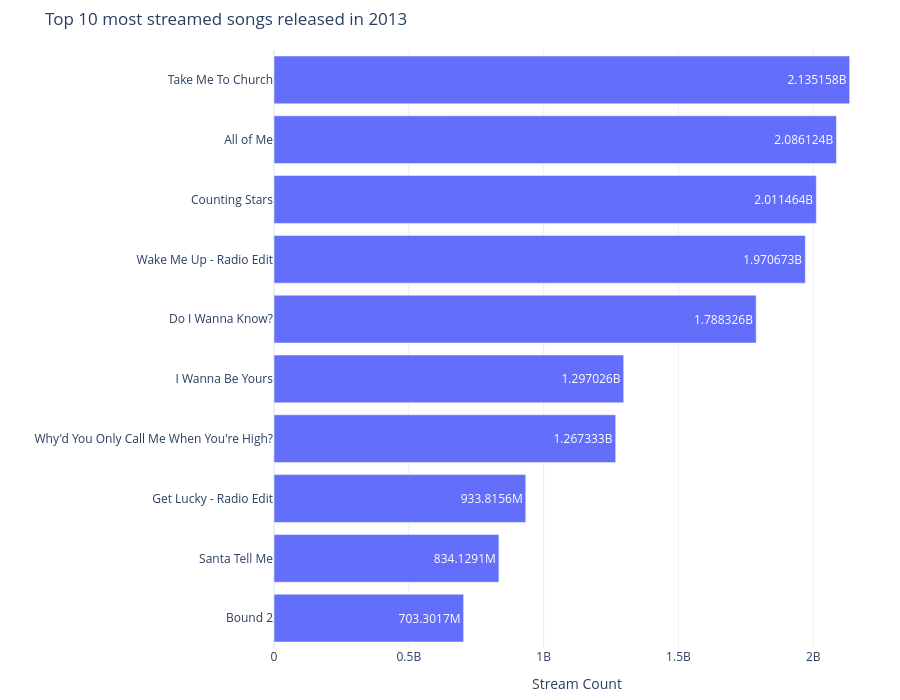

Here is the notebook cell this chart was saved with:
### Code cell
# let's test our bar chart
top_stream_counts(df, 2013).show()

### Figure 1 — Plotly figure (JSON) as saved in the notebook; plotly's stock layout.template omitted (floating-point values rounded to 4 significant figures)
{"data": [{"customdata": [["Kanye West"], ["Ariana Grande"], ["Pharrell Williams, Nile Rodgers, Daft Punk"], ["Arctic Monkeys"], ["Arctic Monkeys"], ["Arctic Monkeys"], ["Avicii"], ["OneRepublic"], ["John Legend"], ["Hozier"]], "hovertemplate": "streams=%{x}<br>track_name=%{y}<br>artist(s)_name=%{customdata[0]}<extra></extra>", "legendgroup": "", "marker": {"color": "#636efa", "pattern": {"shape": ""}}, "name": "", "orientation": "h", "showlegend": false, "textposition": "auto", "texttemplate": "%{x}", "type": "bar", "x": [703301727, 834129063, 933815613, 1267333350, 1297026226, 1788326445, 1970673297, 2011464183, 2086124197, 2135158446], "xaxis": "x", "y": ["Bound 2", "Santa Tell Me", "Get Lucky - Radio Edit", "Why'd You Only Call Me When You're High?", "I Wanna Be Yours", "Do I Wanna Know?", "Wake Me Up - Radio Edit", "Counting Stars", "All of Me", "Take Me To Church"], "yaxis": "y"}], "layout": {"bargap": 0.2, "barmode": "relative", "height": 700, "legend": {"tracegroupgap": 0}, "margin": {"b": 40, "l": 10, "r": 20, "t": 50}, "title": {"text": "Top 10 most streamed songs released in 2013"}, "xaxis": {"anchor": "y", "domain": [0, 1], "title": {"text": "Stream Count"}}, "yaxis": {"anchor": "x", "domain": [0, 1], "title": {"text": ""}}}}
